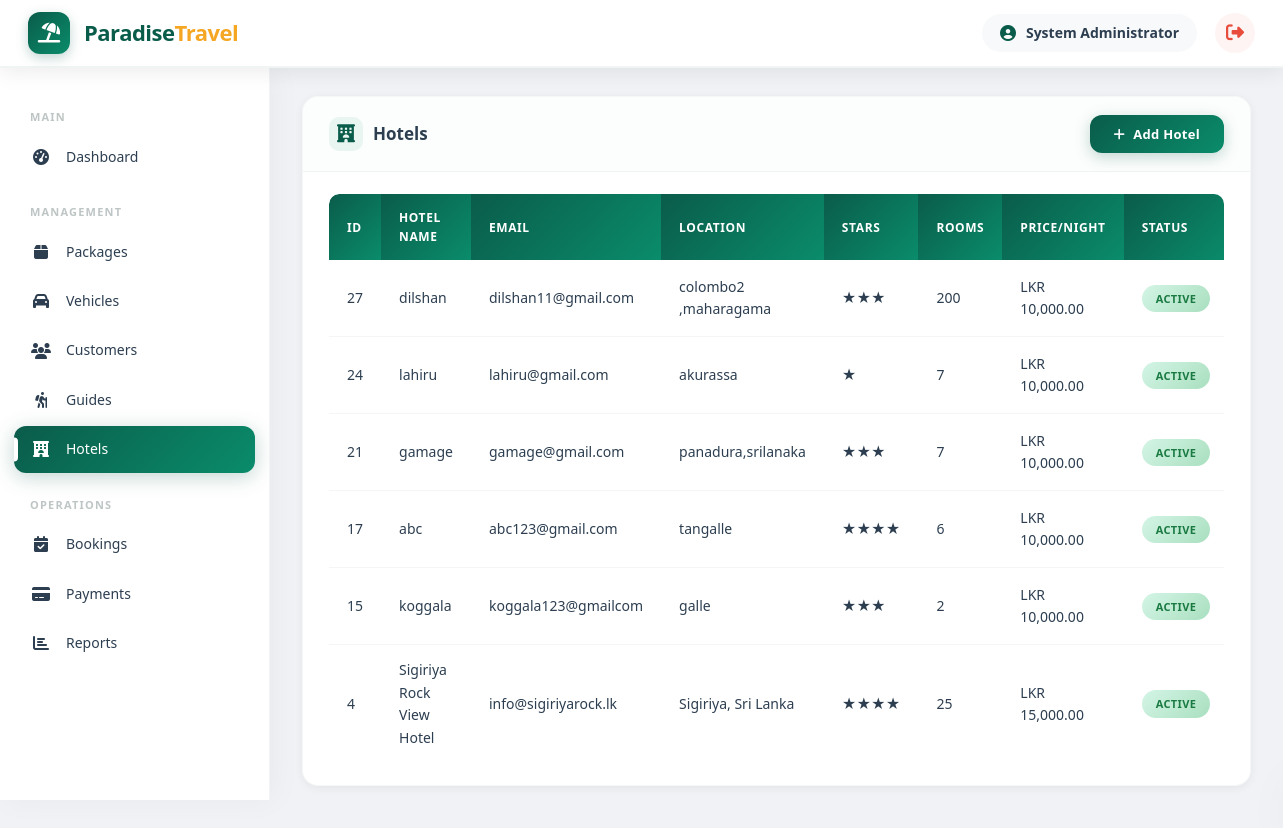
/traval-system/admin/hotels.php (signed in), run on the app's committed database.
### tables this page shows
CREATE TABLE `hotel_profiles` (
  `id` int(11) NOT NULL,
  `user_id` int(11) NOT NULL,
  `hotel_name` varchar(200) DEFAULT NULL,
  `location` varchar(200) DEFAULT NULL,
  `stars` int(11) DEFAULT 3,
  `room_count` int(11) DEFAULT 0,
  `price_per_night` decimal(10,2) DEFAULT NULL,
  `amenities` text DEFAULT NULL,
  `check_in_time` varchar(20) DEFAULT NULL,
  `check_out_time` varchar(20) DEFAULT NULL
);

CREATE TABLE `users` (
  `id` int(11) NOT NULL,
  `name` varchar(100) NOT NULL,
  `email` varchar(100) NOT NULL,
  `password` varchar(255) NOT NULL,
  `phone` varchar(20) DEFAULT NULL,
  `role` enum('admin','customer','guide','hotel') DEFAULT 'customer',
  `profile_image` varchar(255) DEFAULT NULL,
  `status` enum('active','inactive') DEFAULT 'active',
  `created_at` timestamp NOT NULL DEFAULT current_timestamp(),
  `updated_at` timestamp NOT NULL DEFAULT current_timestamp() ON UPDATE current_timestamp()
);

### traval-system/config/database.php (called while the page is built, shortened)
<?php
function formatCurrency($amount) {
    return 'LKR ' . number_format($amount, 2);
}
function getStatusBadge($status) {
    $colors = [
        'pending'    => 'warning',
        'confirmed'  => 'success',
        'cancelled'  => 'danger',
        'completed'  => 'info',
        'active'     => 'success',
        'inactive'   => 'danger',
        'available'  => 'success',
        'busy'       => 'warning',
        'off'        => 'danger',
        'paid'       => 'success',
        'partial'    => 'warning'
    ];
    return $colors[$status] ?? 'secondary';
}
?>

### traval-system/admin/hotels.php (the view, shortened to what this page needs)
<?php
require_once '../config/database.php';
$hotels = $pdo->query("SELECT u.*, hp.location, hp.stars, hp.room_count, hp.price_per_night, hp.amenities
                       FROM users u
                       LEFT JOIN hotel_profiles hp ON u.id = hp.user_id
                       WHERE u.role = 'hotel'
                       ORDER BY u.created_at DESC")->fetchAll();
include '../includes/header.php';
?>
<div class="card">
    <div class="card-header">
        <h3><i class="fas fa-hotel"></i> Hotels</h3>
        <button class="btn btn-primary" onclick="openAddModal()"><i class="fas fa-plus"></i> Add Hotel</button>
    </div>
    <div class="card-body">
        <div class="table-responsive">
            <table class="data-table">
                <thead>
                    <tr><th>ID</th><th>Hotel Name</th><th>Email</th><th>Location</th><th>Stars</th><th>Rooms</th><th>Price/Night</th><th>Status</th><th>Actions</th></tr>
                </thead>
                <tbody>
                    <?php foreach ($hotels as $h): ?>
                    <tr>
                        <td><?php echo $h['id']; ?></td>
                        <td><?php echo htmlspecialchars($h['name']); ?></td>
                        <td><?php echo htmlspecialchars($h['email']); ?></td>
                        <td><?php echo htmlspecialchars($h['location']); ?></td>
                        <td><?php echo str_repeat('★', $h['stars']); ?></td>
                        <td><?php echo $h['room_count']; ?></td>
                        <td><?php echo formatCurrency($h['price_per_night']); ?></td>
                        <td><span class="badge badge-<?php echo getStatusBadge($h['status']); ?>"><?php echo ucfirst($h['status']); ?></span></td>
                    </tr>
                    <?php endforeach; ?>
                </tbody>
            </table>
        </div>
    </div>
</div>
<?php include '../includes/footer.php'; ?>

### traval-system/config/assets/css/style.css (style rules this page uses)
:root { --primary: #0a5c4a; --primary-dark: #084b3c; --primary-light: #e8f5f0; --primary-gradient: linear-gradient(135deg, #0a5c4a, #0a8c6a); --secondary: #f5a623; --secondary-dark: #d4890a; --secondary-light: #fdebd0; --danger: #e74c3c; --success: #27ae60; --warning: #f39c12; --info: #3498db; --light: #f8f9fa; --dark: #2c3e50; --gray: #7f8c8d; --gray-light: #e2e8f0; --white: #ffffff; --body-bg: #f0f2f5; --shadow: 0 2px 10px rgba(0,0,0,0.06); --shadow-md: 0 4px 20px rgba(0,0,0,0.08); --shadow-lg: 0 8px 40px rgba(0,0,0,0.12); --shadow-xl: 0 15px 60px rgba(0,0,0,0.15); --radius: 10px; --radius-lg: 16px; --radius-xl: 24px; --transition: all 0.3s cubic-bezier(0.4, 0, 0.2, 1); --transition-slow: all 0.5s cubic-bezier(0.4, 0, 0.2, 1); --font-family: 'Segoe UI', 'Poppins', system-ui, -apple-system, sans-serif; }
* { margin: 0; padding: 0; box-sizing: border-box; }
body { font-family: var(--font-family); background: var(--body-bg); overflow-x: hidden; color: var(--dark); line-height: 1.6; }
.card { background: var(--white); border-radius: var(--radius-lg); box-shadow: var(--shadow); margin-bottom: 28px; overflow: hidden; border: 1px solid rgba(10, 92, 74, 0.04); transition: var(--transition); }
.card-header { padding: 18px 26px; border-bottom: 1px solid rgba(10, 92, 74, 0.06); display: flex; justify-content: space-between; align-items: center; flex-wrap: wrap; gap: 12px; background: rgba(232, 245, 240, 0.15); }
.card-header h3 { font-size: 17px; color: var(--dark); font-weight: 700; display: flex; align-items: center; gap: 10px; }
.card-header h3 i { color: var(--primary); font-size: 18px; background: var(--primary-light); padding: 8px; border-radius: 10px; }
.card-body { padding: 22px 26px; }
.table-responsive { overflow-x: auto; border-radius: var(--radius); }
.data-table { width: 100%; border-collapse: separate; border-spacing: 0; font-size: 14px; }
.data-table thead th { background: var(--primary-gradient); color: var(--white); padding: 14px 18px; text-align: left; font-weight: 600; font-size: 12px; text-transform: uppercase; letter-spacing: 0.6px; border: none; }
.data-table thead th:first-child { border-radius: 10px 0 0 0; }
.data-table tbody td { padding: 14px 18px; border-bottom: 1px solid rgba(0, 0, 0, 0.04); vertical-align: middle; color: var(--dark); transition: var(--transition); }
.data-table tbody tr { transition: var(--transition); }
.data-table tbody tr:last-child td { border-bottom: none; }
.badge { display: inline-block; padding: 5px 14px; border-radius: 30px; font-size: 11px; font-weight: 700; letter-spacing: 0.4px; text-transform: uppercase; transition: var(--transition); }
.badge-success { background: linear-gradient(135deg, #d4f5e6, #a9dfbf); color: #1a7a42; }
.btn { display: inline-flex; align-items: center; gap: 8px; padding: 10px 24px; border: none; border-radius: 12px; font-size: 13px; font-weight: 700; cursor: pointer; transition: var(--transition); text-decoration: none; letter-spacing: 0.3px; font-family: var(--font-family); }
.btn-primary { background: var(--primary-gradient); color: var(--white); box-shadow: 0 4px 15px rgba(10, 92, 74, 0.25); }
.card { animation: fadeInUp 0.5s ease forwards; }
.card:nth-child(2) { animation-delay: 0.10s; }

### data on the page
hotel_profiles: user "27", user.name "dilshan", user.email "dilshan11@gmail.com", location "colombo2 ,maharagama", stars "★★★", room_count "200", price_per_night "LKR 10,000.00", user.status "ACTIVE"
hotel_profiles: user "24", user.name "lahiru", user.email "lahiru@gmail.com", location "akurassa", stars "★", room_count "7", price_per_night "LKR 10,000.00", user.status "ACTIVE"
hotel_profiles: user "21", user.name "gamage", user.email "gamage@gmail.com", location "panadura,srilanaka", stars "★★★", room_count "7", price_per_night "LKR 10,000.00", user.status "ACTIVE"
hotel_profiles: user "17", user.name "abc", user.email "abc123@gmail.com", location "tangalle", stars "★★★★", room_count "6", price_per_night "LKR 10,000.00", user.status "ACTIVE"
hotel_profiles: user "15", user.name "koggala", user.email "koggala123@gmailcom", location "galle", stars "★★★", room_count "2", price_per_night "LKR 10,000.00", user.status "ACTIVE"
hotel_profiles: user "4", user.name "Sigiriya Rock View Hotel", user.email "info@sigiriyarock.lk", location "Sigiriya, Sri Lanka", stars "★★★★", room_count "25", price_per_night "LKR 15,000.00", user.status "ACTIVE"

### other printed values
$_SESSION['user_name'] "System Administrator"
